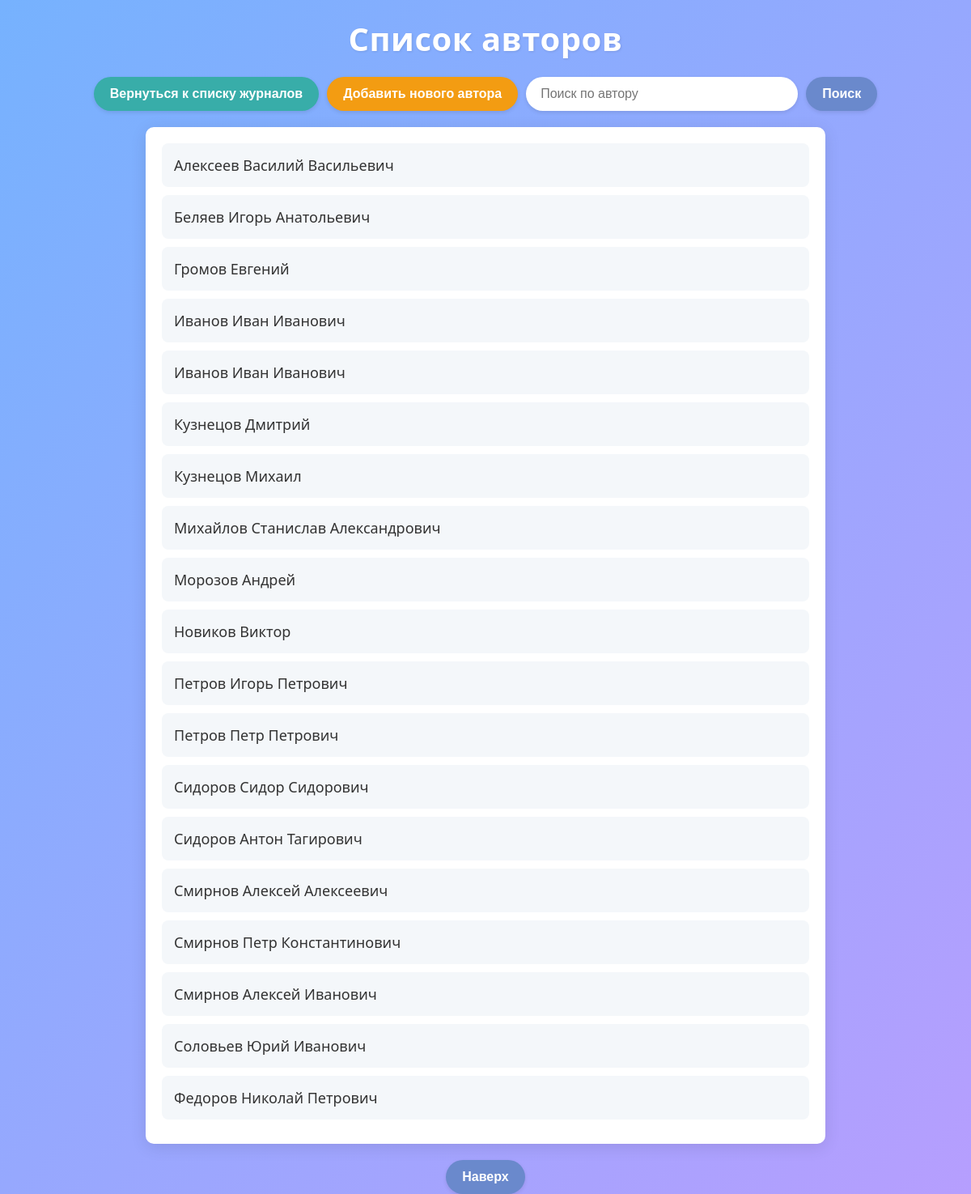
/check/authors_list.php, run on the app's committed database.
### tables this page shows
CREATE TABLE `authors` (
  `id` int NOT NULL AUTO_INCREMENT,
  `last_name` varchar(255) NOT NULL,
  `first_name` varchar(255) NOT NULL,
  `middle_name` varchar(255) DEFAULT NULL,
  PRIMARY KEY (`id`)
);

### check/authors_list.php (the view, shortened to what this page needs)
<?php
require 'config.php';
$search = isset($_GET['search']) ? $_GET['search'] : '';
$sql = "SELECT * FROM authors WHERE CONCAT_WS(' ', first_name, last_name, middle_name) LIKE :search ORDER BY last_name ASC";
$authorsStmt = $pdo->prepare($sql);
$authorsStmt->execute(['search' => "%$search%"]);
$authors = $authorsStmt->fetchAll(PDO::FETCH_ASSOC);
?>
<!DOCTYPE html>
<html lang="ru">
<head>
</head>
<body>
    <h1>Список авторов</h1>
    <div class="controls">
        <a href="view_journals.php">
            <button type="button" class="back-button">Вернуться к списку журналов</button>
        </a>
        <button class="add-button" onclick="toggleForm()">Добавить нового автора</button>
        <form method="get" class="search-form">
            <input type="text" name="search" placeholder="Поиск по автору" value="<?= htmlspecialchars($search ?? '') ?>">
            <button type="submit">Поиск</button>
        </form>
    </div>
    <div class="author-list">
        <?php foreach ($authors as $author): ?>
            <div class="author-card">
                <p class="author-name"><?= htmlspecialchars($author['last_name'] . ' ' . $author['first_name'] . ' ' . $author['middle_name']) ?></p>
            </div>
        <?php endforeach; ?>
    </div>
    <div class="scroll-top-button">
        <button onclick="scrollToTop()">Наверх</button>
    </div>
</body>
</html>

### check/authors_list.php (style rules this page uses)
body { font-family: 'Segoe UI', Tahoma, Geneva, Verdana, sans-serif; background-color: #f7f9fc; margin: 0; padding: 0; color: #333; background: linear-gradient(to bottom right, #76b2fe, #b69efe); }
h1 { text-align: center; color: white; text-shadow: 1px 1px 3px rgba(0, 0, 0, 0.1); font-size: 2.5em; letter-spacing: 0.5px; margin: 20px 0; }
.controls { text-align: center; margin-bottom: 20px; display: flex; justify-content: center; gap: 10px; }
.controls > * { display: flex; align-items: center; }
button { padding: 12px 20px; background-color: #6a89cc; color: white; border: none; border-radius: 25px; cursor: pointer; font-size: 16px; transition: background-color 0.3s ease, box-shadow 0.3s ease, transform 0.3s ease; box-shadow: 0 2px 5px rgba(0, 0, 0, 0.1); font-weight: bold; }
.back-button { background-color: #38ada9; }
.add-button { background-color: #f39c12; }
.author-list { max-width: 800px; margin: 0 auto; background: #fff; border-radius: 10px; box-shadow: 0 4px 20px rgba(0, 0, 0, 0.1); padding: 20px; }
.author-card { background: #f4f7fa; padding: 15px; border-radius: 8px; margin-bottom: 10px; transition: transform 0.2s ease, box-shadow 0.2s ease; display: flex; align-items: center; }
.author-card .author-name { font-size: 18px; font-weight: 500; color: #333; margin: 0; }
.search-form { display: flex; align-items: center; gap: 10px; justify-content: center; }
.search-form input[type="text"] { padding: 12px 18px; width: 300px; border-radius: 25px; border: none; font-size: 16px; box-shadow: 0 2px 5px rgba(0, 0, 0, 0.1); transition: box-shadow 0.3s ease; }
.search-form button { padding: 12px 20px; background-color: #6a89cc; color: white; border: none; border-radius: 25px; cursor: pointer; font-size: 16px; transition: background-color 0.3s ease, box-shadow 0.3s ease, transform 0.3s ease; box-shadow: 0 2px 5px rgba(0, 0, 0, 0.1); }
.controls a { text-decoration: none; }
.scroll-top-button { margin-top: 20px; display: flex; justify-content: center; }
.scroll-top-button button { padding: 12px 20px; background-color: #6a89cc; color: white; border: none; border-radius: 25px; cursor: pointer; font-size: 16px; transition: background-color 0.3s ease, box-shadow 0.3s ease, transform 0.3s ease; box-shadow: 0 2px 5px rgba(0, 0, 0, 0.1); }

### data on the page
authors: last_name+first_name+middle_name "Алексеев Василий Васильевич"
authors: last_name+first_name+middle_name "Беляев Игорь Анатольевич"
authors: last_name+first_name+middle_name "Громов Евгений"
authors: last_name+first_name+middle_name "Иванов Иван Иванович"
authors: last_name+first_name+middle_name "Иванов Иван Иванович"
authors: last_name+first_name+middle_name "Кузнецов Дмитрий"
authors: last_name+first_name+middle_name "Кузнецов Михаил"
authors: last_name+first_name+middle_name "Михайлов Станислав Александрович"
authors: last_name+first_name+middle_name "Морозов Андрей"
authors: last_name+first_name+middle_name "Новиков Виктор"
authors: last_name+first_name+middle_name "Петров Игорь Петрович"
authors: last_name+first_name+middle_name "Петров Петр Петрович"
authors: last_name+first_name+middle_name "Сидоров Сидор Сидорович"
authors: last_name+first_name+middle_name "Сидоров Антон Тагирович"
authors: last_name+first_name+middle_name "Смирнов Алексей Алексеевич"
authors: last_name+first_name+middle_name "Смирнов Петр Константинович"
authors: last_name+first_name+middle_name "Смирнов Алексей Иванович"
authors: last_name+first_name+middle_name "Соловьев Юрий Иванович"
authors: last_name+first_name+middle_name "Федоров Николай Петрович"
